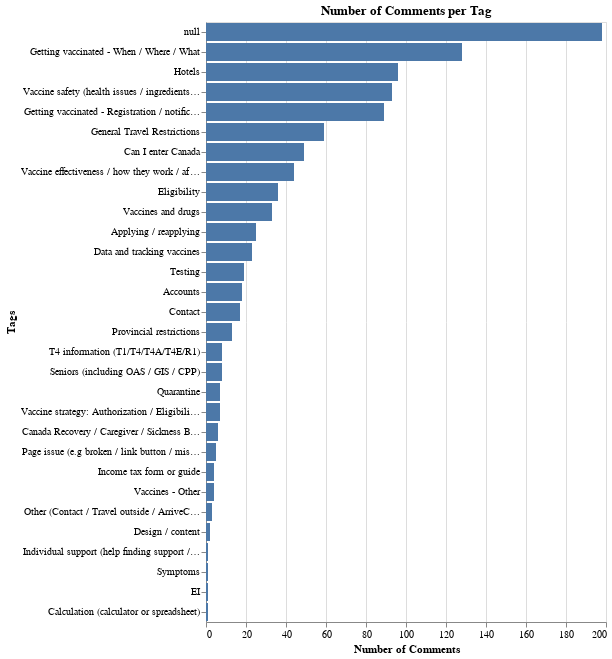

Notebook code cell kept with this figure:
### Markdown cell above
There are 29 unique tags with 'Getting vaccinated - When / Where / What' occurring 128 times followed by 'Hotels' and 'Vaccine safety'. The least frequent tag is 'Calculation' followed by 'EI' and 'Symptoms'

### Code cell
tag_count = alt.Chart(sample, 
           title=alt.TitleParams(text='Number of Comments per Tag')
).mark_bar().encode(
    alt.X('count()', title='Number of Comments'),
    alt.Y('Tags', sort="-x"))

tag_count

### Figure 1 — Vega-Lite specification as saved in the notebook (floating-point values rounded to 4 significant figures; data arrays with more than 128 entries replaced by an {"elided": "..."} marker saying what was removed)
{"$schema": "https://vega.github.io/schema/vega-lite/v4.8.1.json", "config": {"view": {"continuousHeight": 300, "continuousWidth": 400}}, "data": {"name": "data-96802b8a45663b4aaac9bb99ddf275f7"}, "datasets": {"data-96802b8a45663b4aaac9bb99ddf275f7": {"elided": "998 records"}}, "encoding": {"x": {"aggregate": "count", "title": "Number of Comments", "type": "quantitative"}, "y": {"field": "Tags", "sort": "-x", "type": "nominal"}}, "mark": "bar", "title": {"text": "Number of Comments per Tag"}}
